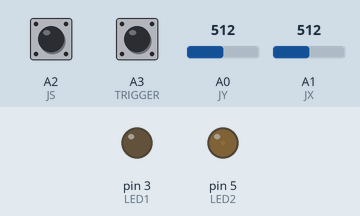
Simulated run of this sketch. Board: Arduino Uno, built with avr-gcc and run on an emulated ATmega328P. Shown: output pins drawn as LEDs (lit = HIGH). The test bench sets the inputs (shaded band); at power-on: A0 (JY) = 512, A1 (JX) = 512, A2 (JS) HIGH, A3 (TRIGGER) HIGH. No radio packets arrive unless stated.

Above: at 1.2 s.
1.3 s: A0 (JY) set to 799
2.8 s: A0 (JY) set to 825
At 3.9 s:
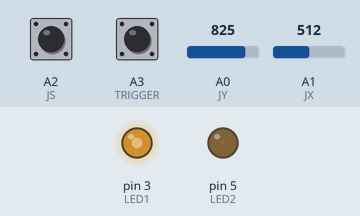
4.3 s: A0 (JY) set to 1023
At 5.3 s:
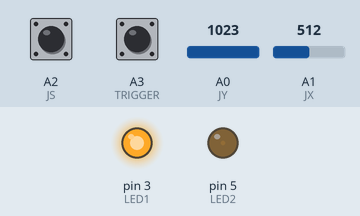
Timing chart, 0 to 7.3 s (numbered marks = the images above; inputs shaded):
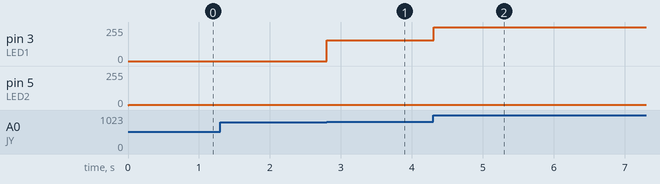

Measured:
- the behaviour switches between 813 and 814 on A0 (JY) (found by bisection; images 0 and 1)
- after the input at 1.3 s, every drawn part: stays the same
- after the input at 2.8 s, pin 3 (LED1): 0/255 → 154/255 at once
- after the input at 4.3 s, pin 3 (LED1): 154/255 → 254/255 at once

The sketch:

controle_ino.ino
```cpp
  #include <SPI.h>
  #include <nRF24L01.h>
  #include <RF24.h>

  RF24 radio(9, 10);
  const byte address[6] = "00001";

  #define LED1 3
  #define LED2 5

  #define JY A0
  #define JX A1
  #define JS A2
  #define TRIGGER A3

  typedef struct {
    int8_t x;
    int8_t y;
    int8_t sw;
    int8_t trigger;
  } Controls;
  static_assert(sizeof(Controls) == 4);

  void setup() {
    radio.begin();
    radio.openWritingPipe(address);
    radio.setPALevel(RF24_PA_LOW);
    radio.stopListening();

    pinMode(LED1, OUTPUT);
    pinMode(LED2, OUTPUT);

    pinMode(JS,  INPUT_PULLUP);
    pinMode(TRIGGER, INPUT_PULLUP);
  }

  void loop() {
    Controls gamepad;

    gamepad.x = (int8_t) map(analogRead(JX), 0, 1023, -127, 127);
    gamepad.y = (int8_t) map(analogRead(JY), 0, 1023, -127, 127);

    gamepad.sw = (int8_t) (!digitalRead(JS));
    gamepad.trigger = (int8_t) (!digitalRead(TRIGGER));

    // DEADZONE
    if (gamepad.x > -75 && gamepad.x < 75) gamepad.x = 0;
    if (gamepad.y > -75 && gamepad.y < 75) gamepad.y = 0;

    bool ok = radio.write(&gamepad, sizeof(gamepad));
    analogWrite(LED2, ok);
    analogWrite(LED1, (abs(gamepad.y) * 2));

    delay(20);
  }
```
